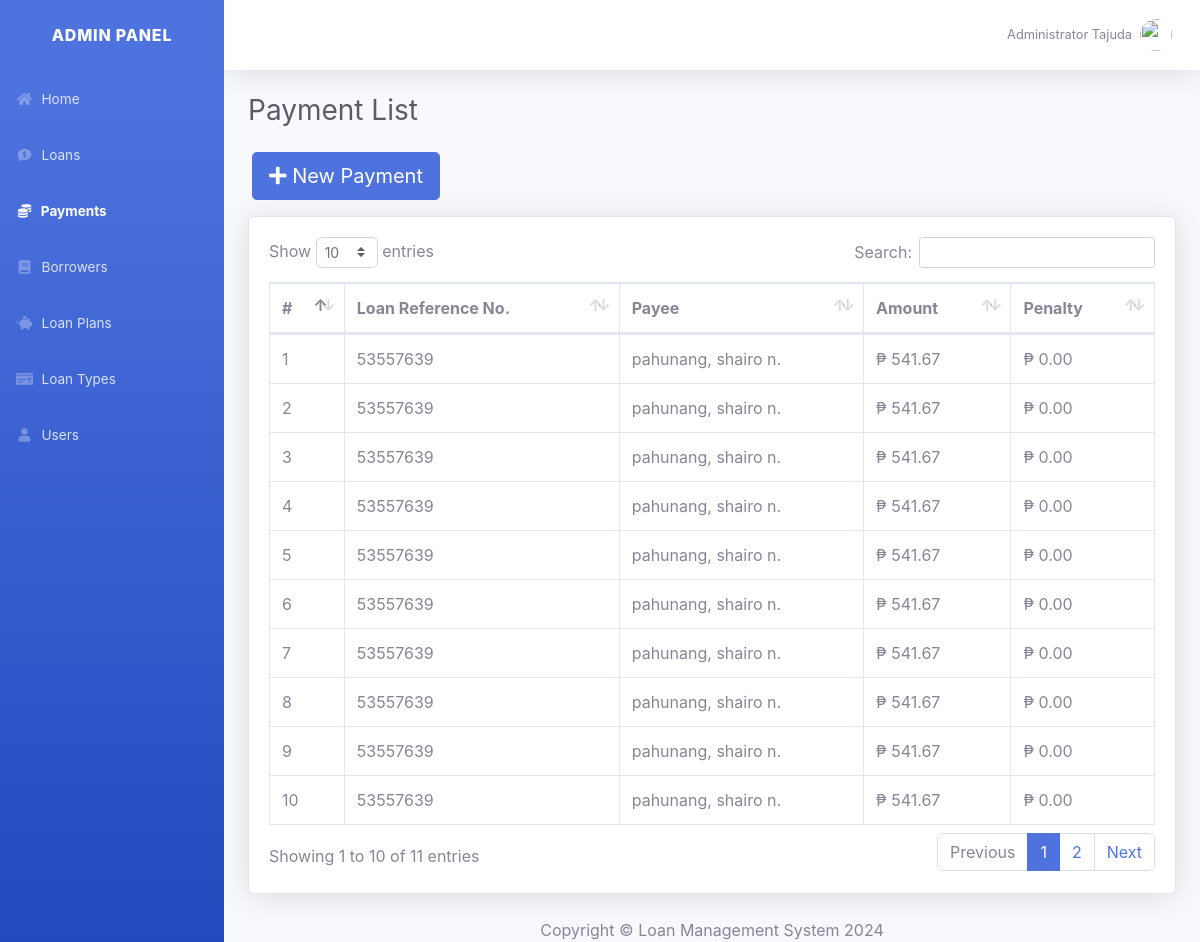
The app's page /payment.php (signed in) with its own data.
### tables this page shows
CREATE TABLE `user` (
  `user_id` int(11) NOT NULL,
  `username` varchar(30) NOT NULL,
  `password` varchar(30) NOT NULL,
  `firstname` text NOT NULL,
  `lastname` text NOT NULL
);

CREATE TABLE `payment` (
  `payment_id` int(11) NOT NULL,
  `loan_id` int(11) NOT NULL,
  `payee` text NOT NULL,
  `pay_amount` float NOT NULL,
  `penalty` float NOT NULL,
  `overdue` tinyint(1) NOT NULL COMMENT '0=no, 1=yes',
  `date_created` datetime NOT NULL DEFAULT current_timestamp()
);

CREATE TABLE `loan` (
  `loan_id` int(11) NOT NULL,
  `ref_no` varchar(50) NOT NULL,
  `ltype_id` int(30) NOT NULL,
  `borrower_id` int(30) NOT NULL,
  `purpose` text NOT NULL,
  `amount` double NOT NULL,
  `lplan_id` int(30) NOT NULL,
  `status` tinyint(1) NOT NULL COMMENT '0=request, 1=confirmed, 2=released, 3=completed, 4=denied',
  `date_released` datetime NOT NULL,
  `date_created` datetime NOT NULL
);

### config.php (called while the page is built, shortened)
<?php
	class db_connect{
		public $host = db_host;
		public $user = db_user;
		public $pass = db_pass;
		public $name = db_name;
		public function connect(){
			$this->conn = new mysqli($this->host, $this->user, $this->pass, $this->name);
			return true;
		}
	}
?>

### class.php (called while the page is built, shortened)
<?php
	require_once'config.php';
	class db_class extends db_connect{
		public function user_acc($user_id){
			$query=$this->conn->prepare("SELECT * FROM `user` WHERE `user_id`='$user_id'") or die($this->conn->error);
			if($query->execute()){
				$result=$query->get_result();
				$fetch=$result->fetch_array();
				return $fetch['firstname']." ".$fetch['lastname'];
			}
		}
	}
?>

### payment.php (the view, shortened to what this page needs)
<?php
	require_once'class.php';
	$db=new db_class();
?>
<!DOCTYPE html>
<html lang="en">
<head>
    <link href="fontawesome-free/css/all.min.css" rel="stylesheet" type="text/css">
    <link href="css/sb-admin-2.css" rel="stylesheet">
    <link href="css/dataTables.bootstrap4.css" rel="stylesheet">
    <link href="css/select2.css" rel="stylesheet">
</head>
<body id="page-top">
    <div id="wrapper">
        <ul class="navbar-nav bg-gradient-primary sidebar sidebar-dark accordion" id="accordionSidebar">
            <a class="sidebar-brand d-flex align-items-center justify-content-center" href="index.html">
                <div class="sidebar-brand-text mx-3">ADMIN PANEL</div>
            </a>
            <li class="nav-item">
                <a class="nav-link" href="home.php">
                    <i class="fas fa-fw fa-home"></i>
                    <span>Home</span></a>
            </li>
			<li class="nav-item">
                <a class="nav-link" href="loan.php">
                    <i class="fas fa-fw fas fa-comment-dollar"></i>
                    <span>Loans</span></a>
            </li>
			<li class="nav-item active">
                <a class="nav-link" href="payment.php">
                    <i class="fas fa-fw fas fa-coins"></i>
                    <span>Payments</span></a>
            </li>
			<li class="nav-item">
                <a class="nav-link" href="borrower.php">
                    <i class="fas fa-fw fas fa-book"></i>
                    <span>Borrowers</span></a>
            </li>
			<li class="nav-item">
                <a class="nav-link" href="loan_plan.php">
                    <i class="fas fa-fw fa-piggy-bank"></i>
                    <span>Loan Plans</span></a>
            </li>
			<li class="nav-item">
                <a class="nav-link" href="loan_type.php">
                    <i class="fas fa-fw fa-money-check"></i>
                    <span>Loan Types</span></a>
            </li>
			<li class="nav-item">
                <a class="nav-link" href="user.php">
                    <i class="fas fa-fw fa-user"></i>
                    <span>Users</span></a>
            </li>
        </ul>
        <div id="content-wrapper" class="d-flex flex-column">
            <div id="content">
                <nav class="navbar navbar-expand navbar-light bg-white topbar mb-4 static-top shadow">
                    <ul class="navbar-nav ml-auto">
                        <li class="nav-item dropdown no-arrow">
                            <a class="nav-link dropdown-toggle" href="#" id="userDropdown" role="button"
                                data-toggle="dropdown" aria-haspopup="true" aria-expanded="false">
                                <span class="mr-2 d-none d-lg-inline text-gray-600 small"><?php echo $db->user_acc($_SESSION['user_id'])?></span>
                                <img class="img-profile rounded-circle"
                                    src="image/admin_profile.svg">
                            </a>
                        </li>
                    </ul>
                </nav>
                <div class="container-fluid">
                    <div class="d-sm-flex align-items-center justify-content-between mb-4">
                        <h1 class="h3 mb-0 text-gray-800">Payment List</h1>
                    </div>
					<div class="row">
						<button class="ml-3 mb-3 btn btn-lg btn-primary" href="#" data-toggle="modal" data-target="#addModal"><span class="fa fa-plus"></span> New Payment</button>
					</div>
                    <div class="card shadow mb-4">
                        <div class="card-body">
                            <div class="table-responsive">
                                <table class="table table-bordered" id="dataTable" width="100%" cellspacing="0">
                                    <thead>
                                        <tr>
                                            <th>#</th>
                                            <th>Loan Reference No.</th>
                                            <th>Payee</th>
                                            <th>Amount</th>
                                            <th>Penalty</th>
                                        </tr>
                                    </thead>
                                    <tbody>
										<?php
											$tbl_payment=$db->conn->query("SELECT * FROM `payment` INNER JOIN `loan` ON payment.loan_id=loan.loan_id");
											$i=1;
											while($fetch=$tbl_payment->fetch_array()){
										?>
											<tr>
												<td><?php echo $i++?></td>
												<td><?php echo $fetch['ref_no']?></td>
												<td><?php echo $fetch['payee']?></td>
												<td><?php echo "&#8369; ".number_format($fetch['pay_amount'], 2)?></td>
												<td><?php echo "&#8369; ".number_format($fetch['penalty'], 2)?></td>
											</tr>
										<?php
											}
										?>
                                    </tbody>
                                </table>
                            </div>
						</div>
                    </div>
				</div>
            <footer class="stocky-footer">
                <div class="container my-auto">
                    <div class="copyright text-center my-auto">
                        <span>Copyright &copy; Loan Management System <?php echo date("Y")?></span>
                    </div>
                </div>
            </footer>
        </div>
    </div>
</body>
</html>

### records on screen
user: $db->user_acc($_SESSION['user_id']) "Administrator Tajuda"
payment: loan.ref_no "53557639", payee "pahunang, shairo n.", pay_amount "541.67", penalty "0.00"
payment: loan.ref_no "53557639", payee "pahunang, shairo n.", pay_amount "541.67", penalty "0.00"
payment: loan.ref_no "53557639", payee "pahunang, shairo n.", pay_amount "541.67", penalty "0.00"
payment: loan.ref_no "53557639", payee "pahunang, shairo n.", pay_amount "541.67", penalty "0.00"
payment: loan.ref_no "53557639", payee "pahunang, shairo n.", pay_amount "541.67", penalty "0.00"
payment: loan.ref_no "53557639", payee "pahunang, shairo n.", pay_amount "541.67", penalty "0.00"
payment: loan.ref_no "53557639", payee "pahunang, shairo n.", pay_amount "541.67", penalty "0.00"
payment: loan.ref_no "53557639", payee "pahunang, shairo n.", pay_amount "541.67", penalty "0.00"
payment: loan.ref_no "53557639", payee "pahunang, shairo n.", pay_amount "541.67", penalty "0.00"
payment: loan.ref_no "53557639", payee "pahunang, shairo n.", pay_amount "541.67", penalty "0.00"
